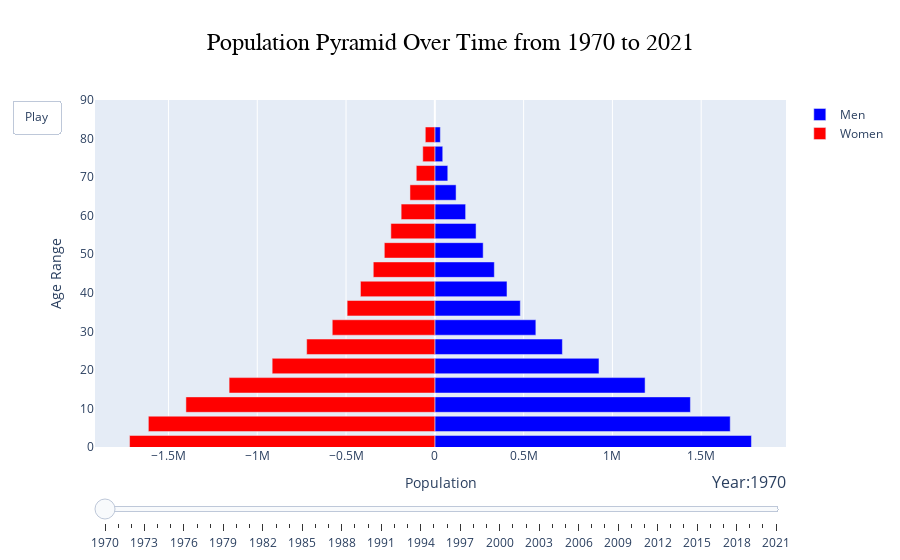

The code cell stored with this chart in its notebook:
### Code cell
pop_df = population_dataframe('COL')
year_range = np.arange(1970, 2022)
plot_population_pyramid_animated(pop_df, year_range)

### Figure 1 — Plotly figure (JSON) as saved in the notebook; plotly's stock layout.template omitted (floating-point values rounded to 4 significant figures)
{"data": [{"hoverinfo": "skip", "marker": {"color": "blue"}, "name": "Men", "orientation": "h", "type": "bar", "x": [1782986, 1663488, 1439289, 1184045, 924365, 718250, 568892, 481386, 406339, 335073, 272242, 232242, 173377, 119681, 72930, 44571, 31069], "y": [1, 6, 11, 16, 21, 26, 31, 36, 41, 46, 51, 56, 61, 66, 71, 76, 81]}, {"hoverinfo": "skip", "marker": {"color": "red"}, "name": "Women", "orientation": "h", "type": "bar", "x": [-1719126, -1613203, -1401765, -1158455, -916013, -721704, -577616, -493766, -418818, -346599, -284450, -247626, -189689, -140059, -104502, -67890, -53740], "y": [1, 6, 11, 16, 21, 26, 31, 36, 41, 46, 51, 56, 61, 66, 71, 76, 81]}], "layout": {"autosize": true, "barmode": "overlay", "sliders": [{"currentvalue": {"font": {"size": 16}, "prefix": "Year:", "visible": true, "xanchor": "right"}, "steps": [{"args": [["1970"], {"frame": {"duration": 300, "redraw": true}, "mode": "immediate", "transition": {"duration": 300}}], "label": "1970", "method": "animate"}, {"args": [["1971"], {"frame": {"duration": 300, "redraw": true}, "mode": "immediate", "transition": {"duration": 300}}], "label": "1971", "method": "animate"}, {"args": [["1972"], {"frame": {"duration": 300, "redraw": true}, "mode": "immediate", "transition": {"duration": 300}}], "label": "1972", "method": "animate"}, {"args": [["1973"], {"frame": {"duration": 300, "redraw": true}, "mode": "immediate", "transition": {"duration": 300}}], "label": "1973", "method": "animate"}, {"args": [["1974"], {"frame": {"duration": 300, "redraw": true}, "mode": "immediate", "transition": {"duration": 300}}], "label": "1974", "method": "animate"}, {"args": [["1975"], {"frame": {"duration": 300, "redraw": true}, "mode": "immediate", "transition": {"duration": 300}}], "label": "1975", "method": "animate"}, {"args": [["1976"], {"frame": {"duration": 300, "redraw": true}, "mode": "immediate", "transition": {"duration": 300}}], "label": "1976", "method": "animate"}, {"args": [["1977"], {"frame": {"duration": 300, "redraw": true}, "mode": "immediate", "transition": {"duration": 300}}], "label": "1977", "method": "animate"}, {"args": [["1978"], {"frame": {"duration": 300, "redraw": true}, "mode": "immediate", "transition": {"duration": 300}}], "label": "1978", "method": "animate"}, {"args": [["1979"], {"frame": {"duration": 300, "redraw": true}, "mode": "immediate", "transition": {"duration": 300}}], "label": "1979", "method": "animate"}, {"args": [["1980"], {"frame": {"duration": 300, "redraw": true}, "mode": "immediate", "transition": {"duration": 300}}], "label": "1980", "method": "animate"}, {"args": [["1981"], {"frame": {"duration": 300, "redraw": true}, "mode": "immediate", "transition": {"duration": 300}}], "label": "1981", "method": "animate"}, {"args": [["1982"], {"frame": {"duration": 300, "redraw": true}, "mode": "immediate", "transition": {"duration": 300}}], "label": "1982", "method": "animate"}, {"args": [["1983"], {"frame": {"duration": 300, "redraw": true}, "mode": "immediate", "transition": {"duration": 300}}], "label": "1983", "method": "animate"}, {"args": [["1984"], {"frame": {"duration": 300, "redraw": true}, "mode": "immediate", "transition": {"duration": 300}}], "label": "1984", "method": "animate"}, {"args": [["1985"], {"frame": {"duration": 300, "redraw": true}, "mode": "immediate", "transition": {"duration": 300}}], "label": "1985", "method": "animate"}, {"args": [["1986"], {"frame": {"duration": 300, "redraw": true}, "mode": "immediate", "transition": {"duration": 300}}], "label": "1986", "method": "animate"}, {"args": [["1987"], {"frame": {"duration": 300, "redraw": true}, "mode": "immediate", "transition": {"duration": 300}}], "label": "1987", "method": "animate"}, {"args": [["1988"], {"frame": {"duration": 300, "redraw": true}, "mode": "immediate", "transition": {"duration": 300}}], "label": "1988", "method": "animate"}, {"args": [["1989"], {"frame": {"duration": 300, "redraw": true}, "mode": "immediate", "transition": {"duration": 300}}], "label": "1989", "method": "animate"}, {"args": [["1990"], {"frame": {"duration": 300, "redraw": true}, "mode": "immediate", "transition": {"duration": 300}}], "label": "1990", "method": "animate"}, {"args": [["1991"], {"frame": {"duration": 300, "redraw": true}, "mode": "immediate", "transition": {"duration": 300}}], "label": "1991", "method": "animate"}, {"args": [["1992"], {"frame": {"duration": 300, "redraw": true}, "mode": "immediate", "transition": {"duration": 300}}], "label": "1992", "method": "animate"}, {"args": [["1993"], {"frame": {"duration": 300, "redraw": true}, "mode": "immediate", "transition": {"duration": 300}}], "label": "1993", "method": "animate"}, {"args": [["1994"], {"frame": {"duration": 300, "redraw": true}, "mode": "immediate", "transition": {"duration": 300}}], "label": "1994", "method": "animate"}, {"args": [["1995"], {"frame": {"duration": 300, "redraw": true}, "mode": "immediate", "transition": {"duration": 300}}], "label": "1995", "method": "animate"}, {"args": [["1996"], {"frame": {"duration": 300, "redraw": true}, "mode": "immediate", "transition": {"duration": 300}}], "label": "1996", "method": "animate"}, {"args": [["1997"], {"frame": {"duration": 300, "redraw": true}, "mode": "immediate", "transition": {"duration": 300}}], "label": "1997", "method": "animate"}, {"args": [["1998"], {"frame": {"duration": 300, "redraw": true}, "mode": "immediate", "transition": {"duration": 300}}], "label": "1998", "method": "animate"}, {"args": [["1999"], {"frame": {"duration": 300, "redraw": true}, "mode": "immediate", "transition": {"duration": 300}}], "label": "1999", "method": "animate"}, {"args": [["2000"], {"frame": {"duration": 300, "redraw": true}, "mode": "immediate", "transition": {"duration": 300}}], "label": "2000", "method": "animate"}, {"args": [["2001"], {"frame": {"duration": 300, "redraw": true}, "mode": "immediate", "transition": {"duration": 300}}], "label": "2001", "method": "animate"}, {"args": [["2002"], {"frame": {"duration": 300, "redraw": true}, "mode": "immediate", "transition": {"duration": 300}}], "label": "2002", "method": "animate"}, {"args": [["2003"], {"frame": {"duration": 300, "redraw": true}, "mode": "immediate", "transition": {"duration": 300}}], "label": "2003", "method": "animate"}, {"args": [["2004"], {"frame": {"duration": 300, "redraw": true}, "mode": "immediate", "transition": {"duration": 300}}], "label": "2004", "method": "animate"}, {"args": [["2005"], {"frame": {"duration": 300, "redraw": true}, "mode": "immediate", "transition": {"duration": 300}}], "label": "2005", "method": "animate"}, {"args": [["2006"], {"frame": {"duration": 300, "redraw": true}, "mode": "immediate", "transition": {"duration": 300}}], "label": "2006", "method": "animate"}, {"args": [["2007"], {"frame": {"duration": 300, "redraw": true}, "mode": "immediate", "transition": {"duration": 300}}], "label": "2007", "method": "animate"}, {"args": [["2008"], {"frame": {"duration": 300, "redraw": true}, "mode": "immediate", "transition": {"duration": 300}}], "label": "2008", "method": "animate"}, {"args": [["2009"], {"frame": {"duration": 300, "redraw": true}, "mode": "immediate", "transition": {"duration": 300}}], "label": "2009", "method": "animate"}, {"args": [["2010"], {"frame": {"duration": 300, "redraw": true}, "mode": "immediate", "transition": {"duration": 300}}], "label": "2010", "method": "animate"}, {"args": [["2011"], {"frame": {"duration": 300, "redraw": true}, "mode": "immediate", "transition": {"duration": 300}}], "label": "2011", "method": "animate"}, {"args": [["2012"], {"frame": {"duration": 300, "redraw": true}, "mode": "immediate", "transition": {"duration": 300}}], "label": "2012", "method": "animate"}, {"args": [["2013"], {"frame": {"duration": 300, "redraw": true}, "mode": "immediate", "transition": {"duration": 300}}], "label": "2013", "method": "animate"}, {"args": [["2014"], {"frame": {"duration": 300, "redraw": true}, "mode": "immediate", "transition": {"duration": 300}}], "label": "2014", "method": "animate"}, {"args": [["2015"], {"frame": {"duration": 300, "redraw": true}, "mode": "immediate", "transition": {"duration": 300}}], "label": "2015", "method": "animate"}, {"args": [["2016"], {"frame": {"duration": 300, "redraw": true}, "mode": "immediate", "transition": {"duration": 300}}], "label": "2016", "method": "animate"}, {"args": [["2017"], {"frame": {"duration": 300, "redraw": true}, "mode": "immediate", "transition": {"duration": 300}}], "label": "2017", "method": "animate"}, {"args": [["2018"], {"frame": {"duration": 300, "redraw": true}, "mode": "immediate", "transition": {"duration": 300}}], "label": "2018", "method": "animate"}, {"args": [["2019"], {"frame": {"duration": 300, "redraw": true}, "mode": "immediate", "transition": {"duration": 300}}], "label": "2019", "method": "animate"}, {"args": [["2020"], {"frame": {"duration": 300, "redraw": true}, "mode": "immediate", "transition": {"duration": 300}}], "label": "2020", "method": "animate"}, {"args": [["2021"], {"frame": {"duration": 300, "redraw": true}, "mode": "immediate", "transition": {"duration": 300}}], "label": "2021", "method": "animate"}], "transition": {"duration": 300, "easing": "cubic-in-out"}, "xanchor": "left", "yanchor": "top"}], "title": {"font": {"color": "black", "family": "Arial", "size": 24}, "text": "Population Pyramid Over Time from 1970 to 2021", "x": 0.5}, "updatemenus": [{"buttons": [{"args": [null, {"frame": {"duration": 500, "redraw": true}, "fromcurrent": true}], "label": "Play", "method": "animate"}], "showactive": false, "type": "buttons"}], "xaxis": {"autorange": true, "range": [-1914000.0, 1978000.0], "title": {"text": "Population"}, "type": "linear"}, "yaxis": {"range": [0, 90], "title": {"text": "Age Range"}, "type": "linear"}}}
